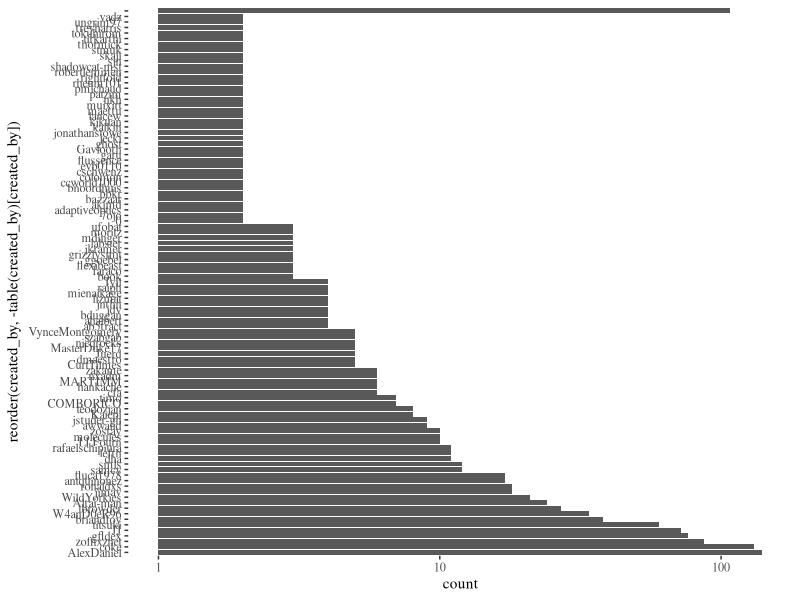
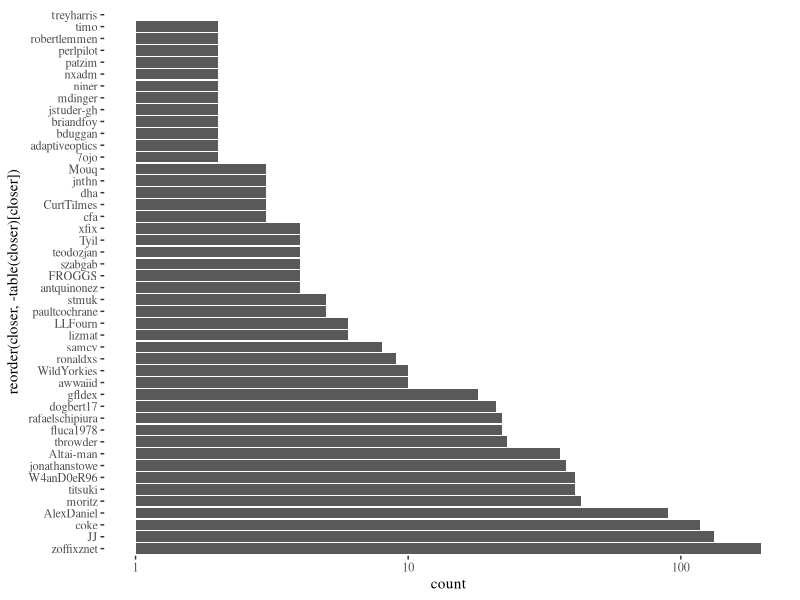
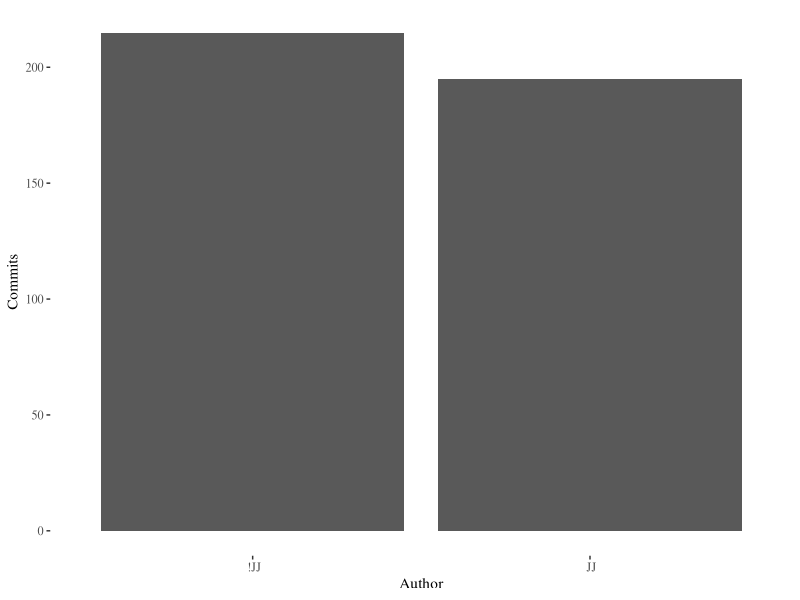
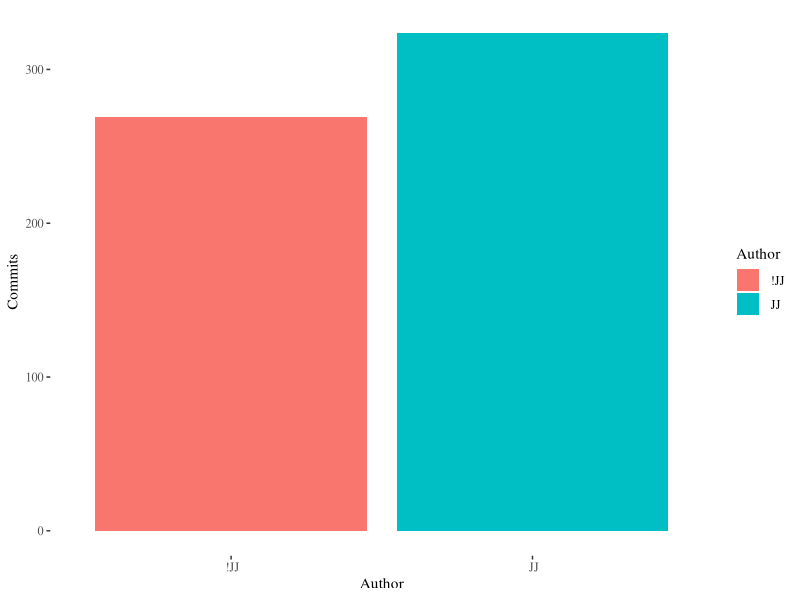

These figures' R source, in order:
library(ggplot2)
library(ggthemes)

data <- read.csv("../data/issues.csv")
opens.gt.1 <- data[data$created_by %in%  names( table(data$created_by)[table(data$created_by) > 1]),]
ggplot(opens.gt.1,aes(x=reorder(created_by,-table(created_by)[created_by])))+geom_bar()+scale_y_log10()+ coord_flip()+theme_tufte()
closes.gt.1 <- data[data$closer %in%  names( table(data$closer)[table(data$closer) > 1]),]
closes.gt.1 <- closes.gt.1[closes.gt.1$state == " closed",]
ggplot(closes.gt.1,aes(x=reorder(closer,-table(closer)[closer])))+geom_bar()+scale_y_log10()+ coord_flip()+theme_tufte()


mi.data <- read.csv("../data/commits-tpf.csv")
data.april <-  mi.data[mi.data$Month == "2018-04-01T00:00:00",]
ggplot(data.april, aes(x=Author,y=Commits))+geom_bar(stat='identity')+theme_tufte()
data.may <-  mi.data[mi.data$Month == "2018-05-01T00:00:00",]
ggplot(data.may, aes(x=Author,y=Commits,fill=Author))+geom_bar(stat='identity')+theme_tufte()
